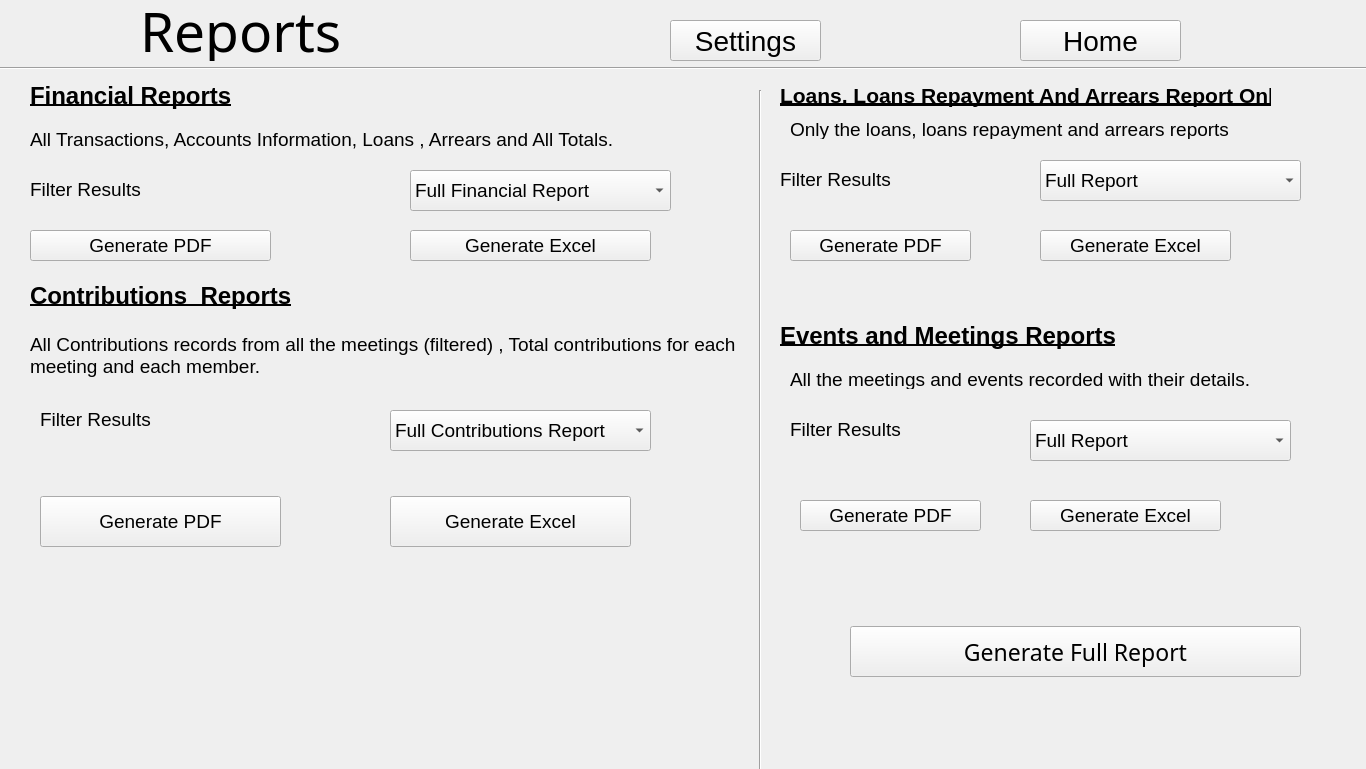
<?xml version="1.0" encoding="UTF-8"?>
<ui version="4.0">
 <class>Form</class>
 <widget class="QWidget" name="Form">
  <property name="geometry">
   <rect>
    <x>0</x>
    <y>0</y>
    <width>1366</width>
    <height>769</height>
   </rect>
  </property>
  <property name="font">
   <font>
    <family>Cantarell</family>
    <pointsize>11</pointsize>
   </font>
  </property>
  <property name="windowTitle">
   <string>Reports</string>
  </property>
  <widget class="QLabel" name="label">
   <property name="geometry">
    <rect>
     <x>140</x>
     <y>0</y>
     <width>251</width>
     <height>61</height>
    </rect>
   </property>
   <property name="font">
    <font>
     <family>Fira Code Light</family>
     <pointsize>41</pointsize>
    </font>
   </property>
   <property name="text">
    <string>Reports</string>
   </property>
  </widget>
  <widget class="QPushButton" name="home_btn">
   <property name="geometry">
    <rect>
     <x>1020</x>
     <y>20</y>
     <width>161</width>
     <height>41</height>
    </rect>
   </property>
   <property name="font">
    <font>
     <family>Cantarell</family>
     <pointsize>21</pointsize>
    </font>
   </property>
   <property name="text">
    <string>Home</string>
   </property>
  </widget>
  <widget class="Line" name="line">
   <property name="geometry">
    <rect>
     <x>0</x>
     <y>60</y>
     <width>1371</width>
     <height>16</height>
    </rect>
   </property>
   <property name="orientation">
    <enum>Qt::Horizontal</enum>
   </property>
  </widget>
  <widget class="QLabel" name="label_2">
   <property name="geometry">
    <rect>
     <x>30</x>
     <y>80</y>
     <width>211</width>
     <height>31</height>
    </rect>
   </property>
   <property name="font">
    <font>
     <family>Cantarell</family>
     <pointsize>18</pointsize>
     <weight>75</weight>
     <bold>true</bold>
     <underline>true</underline>
    </font>
   </property>
   <property name="text">
    <string>Financial Reports</string>
   </property>
  </widget>
  <widget class="QLabel" name="label_7">
   <property name="geometry">
    <rect>
     <x>30</x>
     <y>280</y>
     <width>261</width>
     <height>31</height>
    </rect>
   </property>
   <property name="font">
    <font>
     <family>Cantarell</family>
     <pointsize>18</pointsize>
     <weight>75</weight>
     <bold>true</bold>
     <underline>true</underline>
    </font>
   </property>
   <property name="text">
    <string>Contributions  Reports</string>
   </property>
  </widget>
  <widget class="QLabel" name="label_8">
   <property name="geometry">
    <rect>
     <x>780</x>
     <y>80</y>
     <width>491</width>
     <height>31</height>
    </rect>
   </property>
   <property name="font">
    <font>
     <family>Cantarell</family>
     <pointsize>16</pointsize>
     <weight>75</weight>
     <bold>true</bold>
     <underline>true</underline>
    </font>
   </property>
   <property name="text">
    <string>Loans, Loans Repayment And Arrears Report Only</string>
   </property>
  </widget>
  <widget class="Line" name="line_2">
   <property name="geometry">
    <rect>
     <x>750</x>
     <y>90</y>
     <width>20</width>
     <height>681</height>
    </rect>
   </property>
   <property name="orientation">
    <enum>Qt::Vertical</enum>
   </property>
  </widget>
  <widget class="QLabel" name="label_13">
   <property name="geometry">
    <rect>
     <x>780</x>
     <y>320</y>
     <width>371</width>
     <height>31</height>
    </rect>
   </property>
   <property name="font">
    <font>
     <family>Cantarell</family>
     <pointsize>18</pointsize>
     <weight>75</weight>
     <bold>true</bold>
     <underline>true</underline>
    </font>
   </property>
   <property name="text">
    <string>Events and Meetings Reports</string>
   </property>
  </widget>
  <widget class="QPushButton" name="pushButton_6">
   <property name="geometry">
    <rect>
     <x>30</x>
     <y>230</y>
     <width>241</width>
     <height>31</height>
    </rect>
   </property>
   <property name="font">
    <font>
     <family>Cantarell</family>
     <pointsize>14</pointsize>
    </font>
   </property>
   <property name="text">
    <string>Generate PDF</string>
   </property>
  </widget>
  <widget class="QComboBox" name="comboBox">
   <property name="geometry">
    <rect>
     <x>410</x>
     <y>170</y>
     <width>261</width>
     <height>41</height>
    </rect>
   </property>
   <property name="font">
    <font>
     <family>Cantarell</family>
     <pointsize>14</pointsize>
    </font>
   </property>
   <item>
    <property name="text">
     <string>Full Financial Report</string>
    </property>
   </item>
   <item>
    <property name="text">
     <string>3 Months</string>
    </property>
   </item>
   <item>
    <property name="text">
     <string>Annual Report</string>
    </property>
   </item>
  </widget>
  <widget class="QLabel" name="label_3">
   <property name="geometry">
    <rect>
     <x>30</x>
     <y>180</y>
     <width>241</width>
     <height>19</height>
    </rect>
   </property>
   <property name="font">
    <font>
     <family>Cantarell</family>
     <pointsize>14</pointsize>
    </font>
   </property>
   <property name="text">
    <string>Filter Results</string>
   </property>
  </widget>
  <widget class="QPushButton" name="pushButton_7">
   <property name="geometry">
    <rect>
     <x>410</x>
     <y>230</y>
     <width>241</width>
     <height>31</height>
    </rect>
   </property>
   <property name="font">
    <font>
     <family>Cantarell</family>
     <pointsize>14</pointsize>
    </font>
   </property>
   <property name="text">
    <string>Generate Excel</string>
   </property>
  </widget>
  <widget class="QPushButton" name="pushButton_9">
   <property name="geometry">
    <rect>
     <x>390</x>
     <y>496</y>
     <width>241</width>
     <height>51</height>
    </rect>
   </property>
   <property name="font">
    <font>
     <family>Cantarell</family>
     <pointsize>14</pointsize>
    </font>
   </property>
   <property name="text">
    <string>Generate Excel</string>
   </property>
  </widget>
  <widget class="QPushButton" name="pushButton_10">
   <property name="geometry">
    <rect>
     <x>40</x>
     <y>496</y>
     <width>241</width>
     <height>51</height>
    </rect>
   </property>
   <property name="font">
    <font>
     <family>Cantarell</family>
     <pointsize>14</pointsize>
    </font>
   </property>
   <property name="text">
    <string>Generate PDF</string>
   </property>
  </widget>
  <widget class="QLabel" name="label_4">
   <property name="geometry">
    <rect>
     <x>40</x>
     <y>410</y>
     <width>241</width>
     <height>19</height>
    </rect>
   </property>
   <property name="font">
    <font>
     <family>Cantarell</family>
     <pointsize>14</pointsize>
    </font>
   </property>
   <property name="text">
    <string>Filter Results</string>
   </property>
  </widget>
  <widget class="QComboBox" name="comboBox_2">
   <property name="geometry">
    <rect>
     <x>390</x>
     <y>410</y>
     <width>261</width>
     <height>41</height>
    </rect>
   </property>
   <property name="font">
    <font>
     <family>Cantarell</family>
     <pointsize>14</pointsize>
    </font>
   </property>
   <item>
    <property name="text">
     <string>Full Contributions Report</string>
    </property>
   </item>
   <item>
    <property name="text">
     <string>3 Months</string>
    </property>
   </item>
   <item>
    <property name="text">
     <string>Annual Report</string>
    </property>
   </item>
  </widget>
  <widget class="QLabel" name="label_5">
   <property name="geometry">
    <rect>
     <x>30</x>
     <y>130</y>
     <width>741</width>
     <height>19</height>
    </rect>
   </property>
   <property name="font">
    <font>
     <family>Cantarell</family>
     <pointsize>14</pointsize>
    </font>
   </property>
   <property name="text">
    <string>All Transactions, Accounts Information, Loans , Arrears and All Totals.</string>
   </property>
  </widget>
  <widget class="QLabel" name="label_6">
   <property name="geometry">
    <rect>
     <x>30</x>
     <y>320</y>
     <width>731</width>
     <height>71</height>
    </rect>
   </property>
   <property name="font">
    <font>
     <family>Cantarell</family>
     <pointsize>14</pointsize>
    </font>
   </property>
   <property name="text">
    <string>All Contributions records from all the meetings (filtered) , Total contributions for each meeting and each member.</string>
   </property>
   <property name="wordWrap">
    <bool>true</bool>
   </property>
  </widget>
  <widget class="QPushButton" name="pushButton_8">
   <property name="geometry">
    <rect>
     <x>1040</x>
     <y>230</y>
     <width>191</width>
     <height>31</height>
    </rect>
   </property>
   <property name="font">
    <font>
     <family>Cantarell</family>
     <pointsize>14</pointsize>
    </font>
   </property>
   <property name="text">
    <string>Generate Excel</string>
   </property>
  </widget>
  <widget class="QPushButton" name="pushButton_11">
   <property name="geometry">
    <rect>
     <x>790</x>
     <y>230</y>
     <width>181</width>
     <height>31</height>
    </rect>
   </property>
   <property name="font">
    <font>
     <family>Cantarell</family>
     <pointsize>14</pointsize>
    </font>
   </property>
   <property name="text">
    <string>Generate PDF</string>
   </property>
  </widget>
  <widget class="QLabel" name="label_9">
   <property name="geometry">
    <rect>
     <x>780</x>
     <y>170</y>
     <width>141</width>
     <height>19</height>
    </rect>
   </property>
   <property name="font">
    <font>
     <family>Cantarell</family>
     <pointsize>14</pointsize>
    </font>
   </property>
   <property name="text">
    <string>Filter Results</string>
   </property>
  </widget>
  <widget class="QLabel" name="label_10">
   <property name="geometry">
    <rect>
     <x>790</x>
     <y>120</y>
     <width>451</width>
     <height>19</height>
    </rect>
   </property>
   <property name="font">
    <font>
     <family>Cantarell</family>
     <pointsize>14</pointsize>
    </font>
   </property>
   <property name="text">
    <string>Only the loans, loans repayment and arrears reports</string>
   </property>
  </widget>
  <widget class="QComboBox" name="comboBox_3">
   <property name="geometry">
    <rect>
     <x>1040</x>
     <y>160</y>
     <width>261</width>
     <height>41</height>
    </rect>
   </property>
   <property name="font">
    <font>
     <family>Cantarell</family>
     <pointsize>14</pointsize>
    </font>
   </property>
   <item>
    <property name="text">
     <string>Full Report</string>
    </property>
   </item>
   <item>
    <property name="text">
     <string>3 Months</string>
    </property>
   </item>
   <item>
    <property name="text">
     <string>Annual Report</string>
    </property>
   </item>
  </widget>
  <widget class="QLabel" name="label_11">
   <property name="geometry">
    <rect>
     <x>790</x>
     <y>370</y>
     <width>501</width>
     <height>19</height>
    </rect>
   </property>
   <property name="font">
    <font>
     <family>Cantarell</family>
     <pointsize>14</pointsize>
    </font>
   </property>
   <property name="text">
    <string>All the meetings and events recorded with their details.</string>
   </property>
  </widget>
  <widget class="QLabel" name="label_12">
   <property name="geometry">
    <rect>
     <x>790</x>
     <y>420</y>
     <width>121</width>
     <height>19</height>
    </rect>
   </property>
   <property name="font">
    <font>
     <family>Cantarell</family>
     <pointsize>14</pointsize>
    </font>
   </property>
   <property name="text">
    <string>Filter Results</string>
   </property>
  </widget>
  <widget class="QComboBox" name="comboBox_4">
   <property name="geometry">
    <rect>
     <x>1030</x>
     <y>420</y>
     <width>261</width>
     <height>41</height>
    </rect>
   </property>
   <property name="font">
    <font>
     <family>Cantarell</family>
     <pointsize>14</pointsize>
    </font>
   </property>
   <item>
    <property name="text">
     <string>Full Report</string>
    </property>
   </item>
   <item>
    <property name="text">
     <string>3 Months</string>
    </property>
   </item>
   <item>
    <property name="text">
     <string>Annual Report</string>
    </property>
   </item>
  </widget>
  <widget class="QPushButton" name="pushButton_12">
   <property name="geometry">
    <rect>
     <x>800</x>
     <y>500</y>
     <width>181</width>
     <height>31</height>
    </rect>
   </property>
   <property name="font">
    <font>
     <family>Cantarell</family>
     <pointsize>14</pointsize>
    </font>
   </property>
   <property name="text">
    <string>Generate PDF</string>
   </property>
  </widget>
  <widget class="QPushButton" name="pushButton_14">
   <property name="geometry">
    <rect>
     <x>1030</x>
     <y>500</y>
     <width>191</width>
     <height>31</height>
    </rect>
   </property>
   <property name="font">
    <font>
     <family>Cantarell</family>
     <pointsize>14</pointsize>
    </font>
   </property>
   <property name="text">
    <string>Generate Excel</string>
   </property>
  </widget>
  <widget class="QPushButton" name="pushButton">
   <property name="geometry">
    <rect>
     <x>850</x>
     <y>626</y>
     <width>451</width>
     <height>51</height>
    </rect>
   </property>
   <property name="font">
    <font>
     <family>Fira Code SemiBold</family>
     <pointsize>17</pointsize>
    </font>
   </property>
   <property name="text">
    <string>Generate Full Report</string>
   </property>
  </widget>
  <widget class="QPushButton" name="pushButton_2">
   <property name="geometry">
    <rect>
     <x>670</x>
     <y>20</y>
     <width>151</width>
     <height>41</height>
    </rect>
   </property>
   <property name="font">
    <font>
     <family>Cantarell</family>
     <pointsize>21</pointsize>
    </font>
   </property>
   <property name="text">
    <string>Settings</string>
   </property>
  </widget>
 </widget>
 <resources/>
 <connections/>
</ui>
